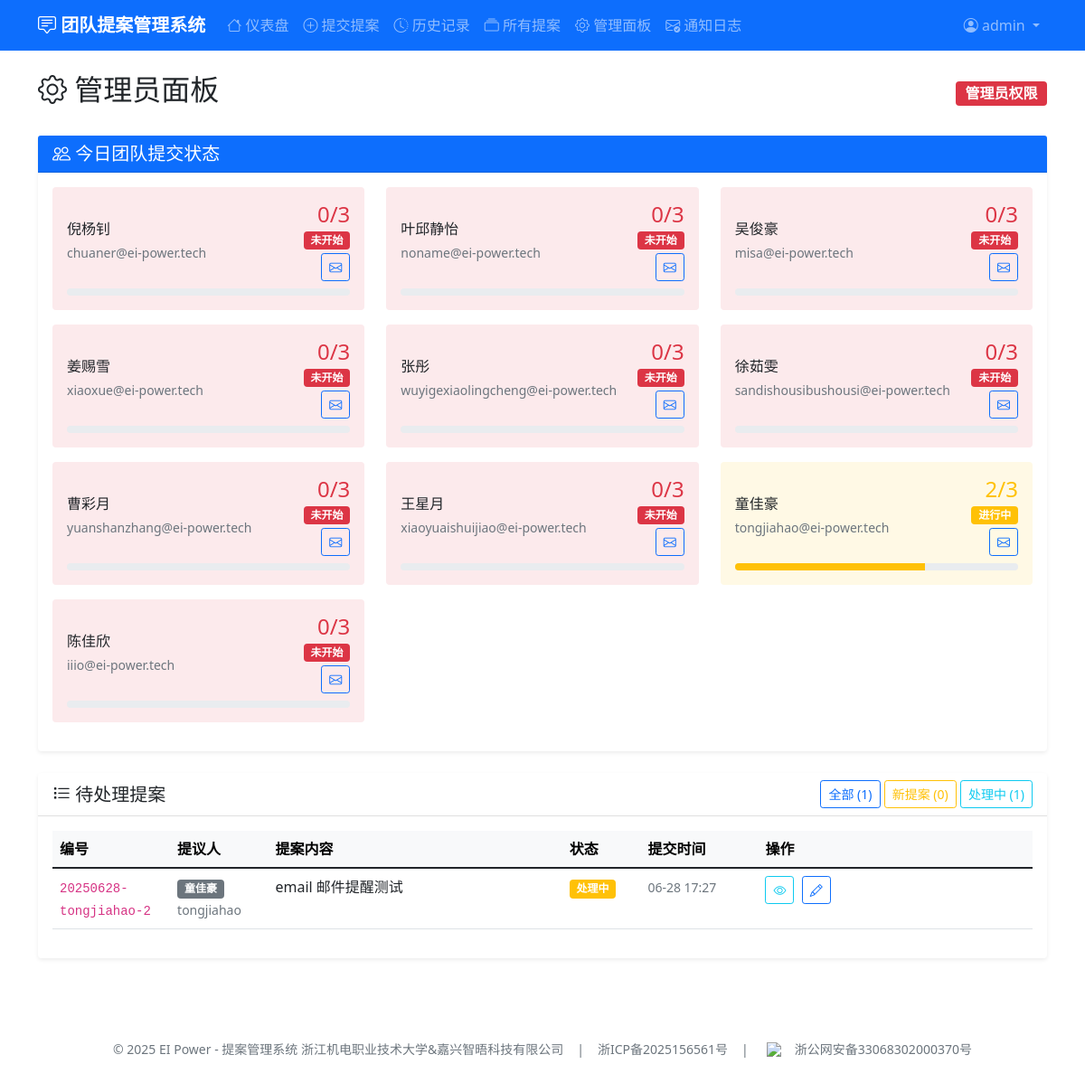
The page /admin (signed in) on the database its author committed.
### tables this page shows
CREATE TABLE users (
            id INTEGER PRIMARY KEY AUTOINCREMENT,
            username TEXT UNIQUE NOT NULL,
            password TEXT NOT NULL,
            email TEXT NOT NULL,
            name TEXT NOT NULL,
            is_admin BOOLEAN DEFAULT 0,
            created_at TIMESTAMP DEFAULT CURRENT_TIMESTAMP
        );

CREATE TABLE feedback (
            id TEXT PRIMARY KEY,
            user_id INTEGER NOT NULL,
            content TEXT NOT NULL,
            status TEXT DEFAULT '新提案',
            revised_proposal TEXT,
            admin_comment TEXT,
            handler TEXT,
            created_at TIMESTAMP DEFAULT CURRENT_TIMESTAMP,
            updated_at TIMESTAMP,
            FOREIGN KEY (user_id) REFERENCES users (id)
        );

### app.py (the view)
@app.route('/admin')
@login_required
def admin_panel():
    if not current_user.is_admin:
        flash('权限不足')
        return redirect(url_for('dashboard'))
    conn = get_db_connection()
    today = date.today().strftime('%Y-%m-%d')
    users_status = conn.execute('''
        SELECT u.id, u.username, u.email, u.name,
               COALESCE(f.feedback_count, 0) as feedback_count
        FROM users u
        LEFT JOIN (
            SELECT user_id, COUNT(*) as feedback_count
            FROM feedback
            WHERE DATE(created_at) = ?
            GROUP BY user_id
        ) f ON u.id = f.user_id
        WHERE u.is_admin = 0
        ORDER BY u.name
    ''', (today,)).fetchall()
    pending_feedback_raw = conn.execute(
        'SELECT f.*, u.username, u.name FROM feedback f JOIN users u ON f.user_id = u.id WHERE f.status != "已解决" ORDER BY f.created_at DESC'
    ).fetchall()
    pending_feedback = []
    for feedback in pending_feedback_raw:
        feedback_dict = dict(feedback)
        if feedback_dict['created_at']:
            try:
                feedback_dict['created_at'] = datetime.fromisoformat(feedback_dict['created_at'].replace('Z', '+00:00'))
            except:
                feedback_dict['created_at'] = datetime.strptime(feedback_dict['created_at'], '%Y-%m-%d %H:%M:%S')
        if feedback_dict['updated_at']:
            try:
                feedback_dict['updated_at'] = datetime.fromisoformat(feedback_dict['updated_at'].replace('Z', '+00:00'))
            except:
                feedback_dict['updated_at'] = datetime.strptime(feedback_dict['updated_at'], '%Y-%m-%d %H:%M:%S')
        pending_feedback.append(feedback_dict)
    conn.close()
    return render_template('admin.html',
                         users_status=users_status,
                         pending_feedback=pending_feedback)

### app.py (called while the page is built)
@login_manager.user_loader
def load_user(user_id):
    conn = get_db_connection()
    user = conn.execute('SELECT * FROM users WHERE id = ?', (user_id,)).fetchone()
    conn.close()
    if user:
        return User(user['id'], user['username'], user['email'], user['name'], user['is_admin'])
    return None

### database.py (called while the page is built)
def get_db_connection():
    conn = sqlite3.connect('feedback_system.db')
    conn.row_factory = sqlite3.Row
    return conn

### templates/admin.html (shortened to what this page needs)
{% extends "base.html" %}
{% block content %}
<div class="row">
    <div class="col-12">
        <div class="d-flex justify-content-between align-items-center mb-4">
            <h2><i class="bi bi-gear"></i> 管理员面板</h2>
            <span class="badge bg-danger fs-6">管理员权限</span>
        </div>
    </div>
</div>
<div class="row mb-4">
    <div class="col-12">
        <div class="card border-0 shadow-sm">
            <div class="card-header bg-primary text-white">
                <h5 class="mb-0"><i class="bi bi-people"></i> 今日团队提交状态</h5>
            </div>
            <div class="card-body">
                <div class="row">
                    {% for user in users_status %}
                    <div class="col-md-6 col-lg-4 mb-3">
                        <div class="card border-0 {% if user.feedback_count >= 3 %}bg-success bg-opacity-10{% elif user.feedback_count > 0 %}bg-warning bg-opacity-10{% else %}bg-danger bg-opacity-10{% endif %}">
                            <div class="card-body">
                                <div class="d-flex justify-content-between align-items-center">
                                    <div>
                                        <h6 class="mb-1">{{ user.name }}</h6>
                                        <small class="text-muted">{{ user.email }}</small>
                                    </div>
                                    <div class="text-end">
                                        <h4 class="mb-0 {% if user.feedback_count >= 3 %}text-success{% elif user.feedback_count > 0 %}text-warning{% else %}text-danger{% endif %}">
                                            {{ user.feedback_count }}/3
                                        </h4>
                                        {% if user.feedback_count >= 3 %}
                                            <span class="badge bg-success">已完成</span>
                                        {% elif user.feedback_count > 0 %}
                                            <span class="badge bg-warning">进行中</span>
                                        {% else %}
                                            <span class="badge bg-danger">未开始</span>
                                        {% endif %}
                                        <br>
                                        <button class="btn btn-outline-primary btn-sm mt-1"
                                                onclick="sendManualReminder('{{ user.username }}')"
                                                title="发送邮件提醒">
                                            <i class="bi bi-envelope"></i>
                                        </button>
                                    </div>
                                </div>
                                <div class="progress mt-2" style="height: 8px;">
                                    <div class="progress-bar {% if user.feedback_count >= 3 %}bg-success{% elif user.feedback_count > 0 %}bg-warning{% else %}bg-danger{% endif %}"
                                         style="width: {{ (user.feedback_count / 3 * 100)|round }}%;"></div>
                                </div>
                            </div>
                        </div>
                    </div>
                    {% endfor %}
                </div>
            </div>
        </div>
    </div>
</div>
<div class="row">
    <div class="col-12">
        <div class="card border-0 shadow-sm">
            <div class="card-header bg-white">
                <div class="d-flex justify-content-between align-items-center">
                    <h5 class="mb-0"><i class="bi bi-list-task"></i> 待处理提案</h5>
                    <div>
                        <button class="btn btn-outline-primary btn-sm" onclick="filterFeedback('all')">
                            全部 ({{ pending_feedback|length }})
                        </button>
                        <button class="btn btn-outline-warning btn-sm" onclick="filterFeedback('新提案')">
                            新提案 ({{ pending_feedback|selectattr('status', 'equalto', '新提案')|list|length }})
                        </button>
                        <button class="btn btn-outline-info btn-sm" onclick="filterFeedback('处理中')">
                            处理中 ({{ pending_feedback|selectattr('status', 'equalto', '处理中')|list|length }})
                        </button>
                    </div>
                </div>
            </div>
            <div class="card-body">
                {% if pending_feedback %}
                    <div class="table-responsive">
                        <table class="table table-hover">
                            <thead class="table-light">
                                <tr>
                                    <th style="width: 12%;">编号</th>
                                    <th style="width: 10%;">提议人</th>
                                    <th style="width: 30%;">提案内容</th>
                                    <th style="width: 8%;">状态</th>
                                    <th style="width: 12%;">提交时间</th>
                                    <th style="width: 28%;">操作</th>
                                </tr>
                            </thead>
                            <tbody id="feedback-tbody">
                                {% for feedback in pending_feedback %}
                                <tr class="feedback-row" data-status="{{ feedback.status }}">
                                    <td><code class="small">{{ feedback.id }}</code></td>
                                    <td>
                                        <span class="badge bg-secondary">{{ feedback.name }}</span>
                                        <br><small class="text-muted">{{ feedback.username }}</small>
                                    </td>
                                    <td>
                                        <div class="text-truncate" style="max-width: 250px;" title="{{ feedback.content }}">
                                            {{ feedback.content }}
                                        </div>
                                    </td>
                                    <td>
                                        {% if feedback.status == '新提案' %}
                                            <span class="badge bg-primary">{{ feedback.status }}</span>
                                        {% elif feedback.status == '处理中' %}
                                            <span class="badge bg-warning">{{ feedback.status }}</span>
                                        {% elif feedback.status == '已解决' %}
                                            <span class="badge bg-success">{{ feedback.status }}</span>
                                        {% endif %}
                                    </td>
                                    <td>
                                        <small class="text-muted">
                                            {{ feedback.created_at.strftime('%m-%d %H:%M') if feedback.created_at else '' }}
                                        </small>
                                    </td>
                                    <td>
                                        <button class="btn btn-outline-info btn-sm me-1"
                                                data-id="{{ feedback.id }}"
                                                data-username="{{ feedback.username|replace('"', '&quot;')|replace("'", "&#39;") }}"
                                                data-content="{{ feedback.content|replace('"', '&quot;')|replace("'", "&#39;") }}"
                                                data-status="{{ feedback.status }}"
                                                data-revised="{{ (feedback.revised_proposal or '')|replace('"', '&quot;')|replace("'", "&#39;") }}"
                                                data-comment="{{ (feedback.admin_comment or '')|replace('"', '&quot;')|replace("'", "&#39;") }}"
                                                data-handler="{{ feedback.handler or '' }}"
                                                onclick="viewFeedbackFromData(this)">
                                            <i class="bi bi-eye"></i>
                                        </button>
                                        <button class="btn btn-outline-primary btn-sm"
                                                data-id="{{ feedback.id }}"
                                                data-status="{{ feedback.status }}"
                                                data-revised="{{ (feedback.revised_proposal or '')|replace('"', '&quot;')|replace("'", "&#39;") }}"
                                                data-comment="{{ (feedback.admin_comment or '')|replace('"', '&quot;')|replace("'", "&#39;") }}"
                                                onclick="editFeedbackFromData(this)">
                                            <i class="bi bi-pencil"></i>
                                        </button>
                                    </td>
                                </tr>
                                {% endfor %}
                            </tbody>
                        </table>
                    </div>
                {% else %}
                    <div class="text-center py-4">
                        <i class="bi bi-check-circle display-1 text-success"></i>
                        <h5 class="text-muted mt-3">所有提案已处理完成</h5>
                        <p class="text-muted">当前没有待处理的提案</p>
                    </div>
                {% endif %}
            </div>
        </div>
    </div>
</div>
{% endblock %}

### templates/base.html (shortened to what this page needs)
<!DOCTYPE html>
<html lang="zh-CN">
<head>
    <link href="https://cdn.jsdelivr.net/npm/bootstrap@5.1.3/dist/css/bootstrap.min.css" rel="stylesheet">
    <link href="https://cdn.jsdelivr.net/npm/bootstrap-icons@1.7.2/font/bootstrap-icons.css" rel="stylesheet">
</head>
<body>
    {% if current_user.is_authenticated %}
    <nav class="navbar navbar-expand-lg navbar-dark bg-primary">
        <div class="container">
            <a class="navbar-brand" href="{{ url_for('dashboard') }}">
                <i class="bi bi-chat-square-text"></i> 团队提案管理系统
            </a>
            <div class="collapse navbar-collapse" id="navbarNav">
                <ul class="navbar-nav me-auto">
                    <li class="nav-item">
                        <a class="nav-link" href="{{ url_for('dashboard') }}">
                            <i class="bi bi-house"></i> 仪表盘
                        </a>
                    </li>
                    <li class="nav-item">
                        <a class="nav-link" href="{{ url_for('submit_feedback') }}">
                            <i class="bi bi-plus-circle"></i> 提交提案
                        </a>
                    </li>
                    <li class="nav-item">
                        <a class="nav-link" href="{{ url_for('history') }}">
                            <i class="bi bi-clock-history"></i> 历史记录
                        </a>
                    </li>
                    <li class="nav-item">
                        <a class="nav-link" href="{{ url_for('all_proposals') }}">
                            <i class="bi bi-collection"></i> 所有提案
                        </a>
                    </li>
                    {% if current_user.is_admin %}
                    <li class="nav-item">
                        <a class="nav-link" href="{{ url_for('admin_panel') }}">
                            <i class="bi bi-gear"></i> 管理面板
                        </a>
                    </li>
                    <li class="nav-item">
                        <a class="nav-link" href="{{ url_for('notification_logs') }}">
                            <i class="bi bi-envelope-check"></i> 通知日志
                        </a>
                    </li>
                    {% endif %}
                </ul>
                <ul class="navbar-nav">
                    <li class="nav-item dropdown">
                        <a class="nav-link dropdown-toggle" href="#" id="navbarDropdown" role="button" data-bs-toggle="dropdown">
                            <i class="bi bi-person-circle"></i> {{ current_user.username }}
                        </a>
                    </li>
                </ul>
            </div>
        </div>
    </nav>
    {% endif %}
    <main class="container mt-4">
        {% block content %}{% endblock %}
    </main>
    <footer class="footer mt-auto">
        <div class="footer">
            <div class="footer-content">
                <span>&copy; 2025 EI Power - 提案管理系统 浙江机电职业技术大学&嘉兴智晤科技有限公司</span>
                <span class="divider">|</span>
                <a href="https://beian.miit.gov.cn/" target="_blank">浙ICP备2025156561号</a>
                <span class="divider">|</span>
                <img src="https://tjh666.cn/images/headlogo.png" alt="公安备案图标">
                <a href="https://beian.mps.gov.cn/#/query/webSearch?code=33068302000370" rel="noreferrer" target="_blank">浙公网安备33068302000370号</a>
            </div>
        </div>
    </footer>
</body>
</html>

### templates/base.html (style rules this page uses)
.navbar-brand { font-weight: bold; }
.footer { padding: 20px 0; margin-top: 50px; }
.footer-content { display: flex; justify-content: center; align-items: center; flex-wrap: wrap; gap: 10px; color: #6c757d; font-size: 14px; }
.footer-content a { color: #6c757d; text-decoration: none; }
.footer-content .divider { margin: 0 5px; }
.footer-content img { width: 16px; height: 16px; margin: 0 5px; vertical-align: middle; }

### rows shown on the page
users: username "admin"
users: name "倪杨钊", email "chuaner@ei-power.tech", feedback_count "0", shows "未开始"
users: name "叶邱静怡", email "noname@ei-power.tech", feedback_count "0", shows "未开始"
users: name "吴俊豪", email "misa@ei-power.tech", feedback_count "0", shows "未开始"
users: name "姜赐雪", email "xiaoxue@ei-power.tech", feedback_count "0", shows "未开始"
users: name "张彤", email "wuyigexiaolingcheng@ei-power.tech", feedback_count "0", shows "未开始"
users: name "徐茹雯", email "sandishousibushousi@ei-power.tech", feedback_count "0", shows "未开始"
users: name "曹彩月", email "yuanshanzhang@ei-power.tech", feedback_count "0", shows "未开始"
users: name "王星月", email "xiaoyuaishuijiao@ei-power.tech", feedback_count "0", shows "未开始"
users: name "童佳豪", email "tongjiahao@ei-power.tech", feedback_count "2", shows "进行中", {{ (user.feedback_count / 3 * 100)|round }} 67.0 (drawn)
users: name "陈佳欣", email "iiio@ei-power.tech", feedback_count "0", shows "未开始"
feedback: id "20250628-tongjiahao-2", name "童佳豪", username "tongjiahao", content "email 邮件提醒测试", status "处理中", created_at "06-28 17:27"

### other values the page prints
{{ pending_feedback|length }} "1"
{{ pending_feedback|selectattr('status', 'equalto', '新提案')|list|length }} "0"
{{ pending_feedback|selectattr('status', 'equalto', '处理中')|list|length }} "1"
